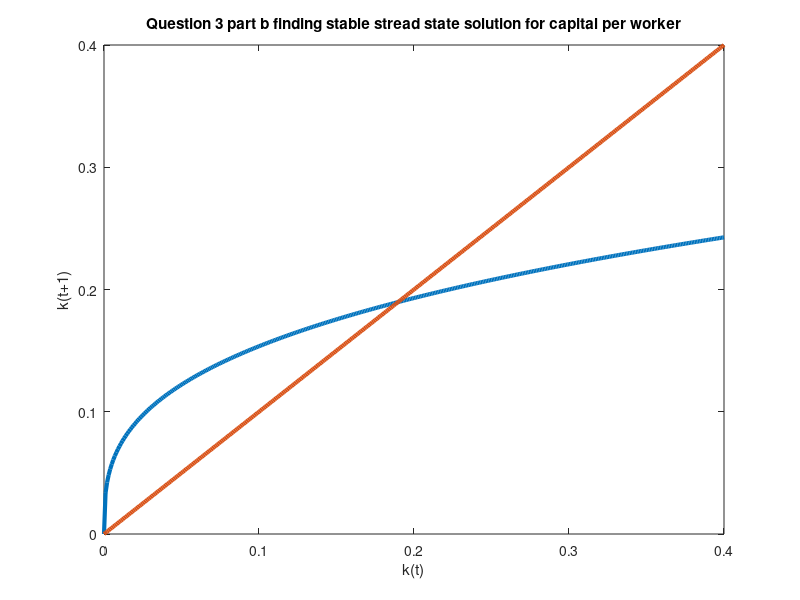
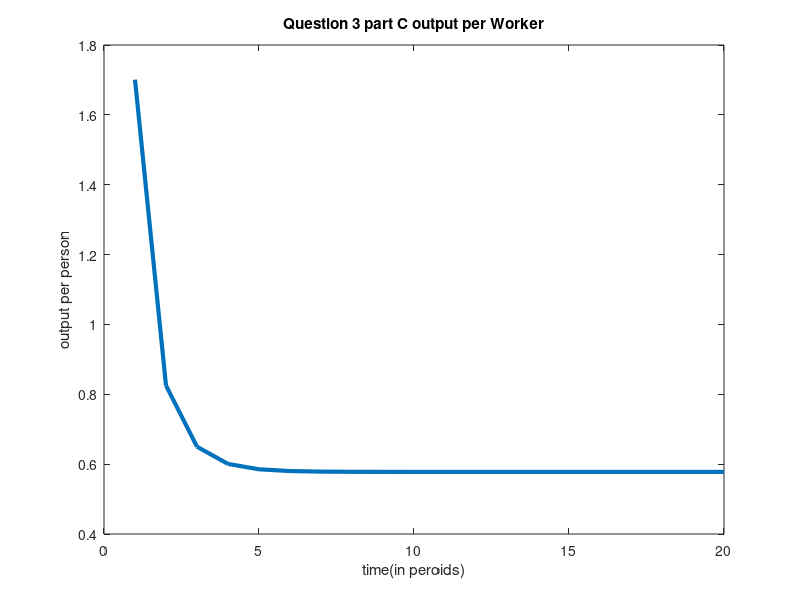
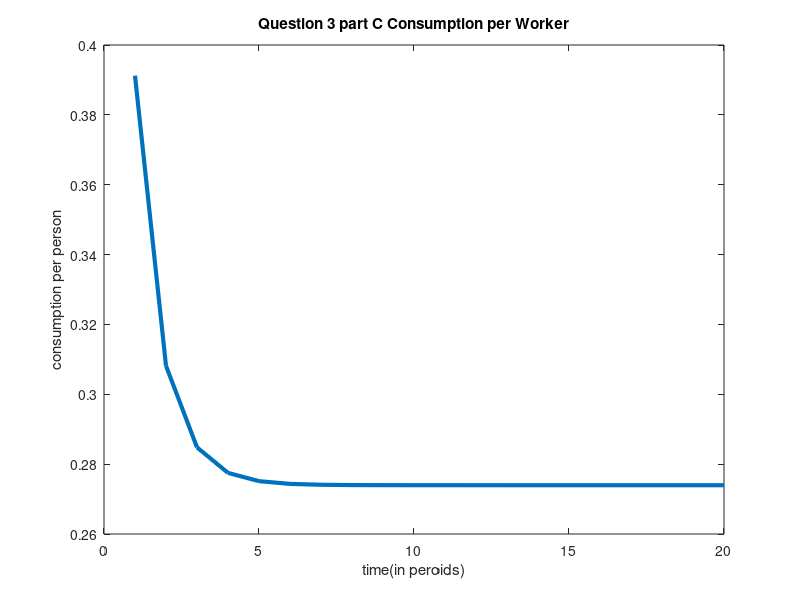

These charts were generated, in order, by the following MATLAB code:
%%Question 3
clc;clf;clear
theta = 0.33; beta =0.98; n=.01;labor_0 = 1000; capital_0 = 5;
cons = (beta/(1+beta))*(1-theta)/(1+n);

capital = [];
cap_one = [];

for i = 0:.001:.4
    capital = [capital;i];
    next_cap = cons*i^theta;
    cap_one = [cap_one; next_cap];

end

plot(capital,cap_one,'LineWidth',3)
hold on
plot(capital,capital,'LineWidth',3)
ylabel('k(t+1)')
xlabel('k(t)')
title("Question 3 part b finding stable stread state solution for capital per worker")
saveas(gcf,'pics/HW1_Q3_b.png')


output = [];
Labor=[labor_0];
capital=[capital_0];
consumption=[];
peroid = [1:1:20];
for i =peroid
    current_peroid_output = ((capital(end)*Labor(end))^theta*Labor(end)^(1-theta))/Labor(end);
    output = [output; current_peroid_output];
    current_peroid_consumption = cons*output(end)^theta;
    consumption = [consumption; current_peroid_consumption];
    next_peroid_capital = cons*capital(end)^theta;
    next_peroid_labor = Labor(end)*(1+n);
    Labor = [Labor; next_peroid_labor];
    capital = [capital; next_peroid_capital];
end

clf;
plot(peroid,output,'LineWidth',3)
ylabel('output per person')
xlabel('time(in peroids)')
title("Question 3 part C output per Worker")
saveas(gcf,'pics/HW1_Q3_c_output.png')


clf
plot(peroid,consumption,'LineWidth',3)
ylabel('consumption per person')
xlabel('time(in peroids)')
title("Question 3 part C Consumption per Worker")
saveas(gcf,'pics/HW1_Q3_c_consumption.png')